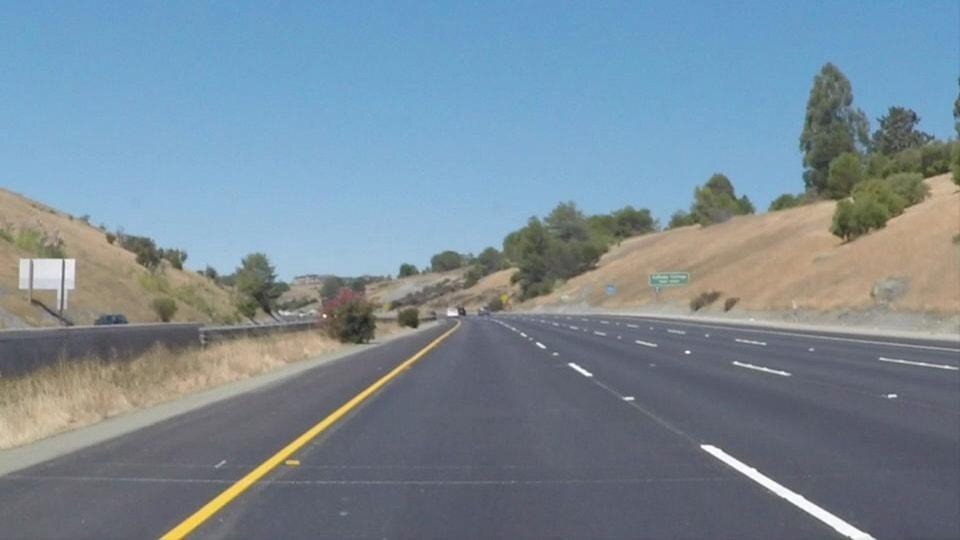
#> input picture Homework/HW 4 - 0316/data/YW1.jpg, 960 x 540 px, found by its file name
$ python 'main(Canny).py'
#> lines starting #> are read from the running program, lines starting #| are printed output that depends on the picture; after the words box and inside, x2 and y2 are one past the last pixel; in counts of white or black regions, pixels touching at a corner belong together
'''
This program uses the base of CannyEdge to detect yellow and white lane lines. There are many other solutions to this.
It also separates between left and right ROI giving the following color relationship:
    Left-Red Middle-Green Right-Blue

1. Opens the image. Transform into gray.
2. Extracts edges by CannyEdge.
3. Sums both detection masks and split into Right and Left masks.
4. In the function drawLines, HoughLinesP is used to find lines in both masks and draw the respective color .
    It also finds in function pointC an extention of the line, in order to give a better visualization of the drawn lines.
    Given 2 points by HoughLinesP, its calculated a 3 point with a given length.

5. Find the point where both lines intersect giving then an expected goal path. With that coordinate we can find the needed (X,Y) for the green line.
6. Find a cooresponding x for a given y in the line. Like this its possible to decide x (middle point) of the green line by calculating distLine1-distLine2/2.
7. Draw the green line as following.
    x1 y1: halfway point of both lane lines
    x2 y2: based on the end point of the lines and intersection of both lines.

8. Add the lines into the original frame.

Luca Medeiros 03/24/2020

'''

import cv2
import numpy as np


# HSV Parameters
low_yellow = np.array([18, 94, 140])
up_yellow = np.array([48, 255, 255])

sens = 25
low_white = np.array([0, 0, 255-sens])
up_white = np.array([255, sens, 255])


def intersect_helper(a) :
    b = np.empty_like(a)
    b[0] = -a[1]
    b[1] = a[0]
    return b

# Intersection of both lines (path target)
def seg_intersect(a1, a2, b1, b2) :
    da = a2-a1
    db = b2-b1
    dp = a1-b1
    dap = intersect_helper(da)
    denom = np.dot( dap, db)
    num = np.dot( dap, dp )

    # Returns x, y
    return (num / denom.astype(float))*db + b1

# Given 2 points, find a 3rd at certain distance
def pointC(p1, p2):
    lenAB = np.sqrt(np.power(p1[0] - p2[0], 2)+np.power(p1[1] - p2[1], 2))
    length = 220 - lenAB


    cx = p2[0] + (p2[0] - p1[0]) / lenAB * length
    cy = p2[1] + (p2[1] - p1[1]) / lenAB * length

    p1, p2 = p2, p1
    length = 220
    cx2 = p2[0] + (p2[0] - p1[0]) / lenAB * length
    cy2 = p2[1] + (p2[1] - p1[1]) / lenAB * length

    return cx, cy, cx2, cy2

def drawLines(line_image, mask, side):

    rho = 3 # distance resolution in pixels of the Hough grid
    theta = np.pi/180 # angular resolution in radians of the Hough grid
    threshold = 160     # minimum number of votes (intersections in Hough grid cell)
    min_line_length = 40  #minimum number of pixels making up a line
    max_line_gap = 150    # maximum gap in pixels between connectable line segments

    lines_ = cv2.HoughLinesP(mask, rho, theta, threshold, np.array([]), min_line_length, max_line_gap)
    dot1 = np.array([lines_[:][:][0][0][2], lines_[:][:][0][0][3]])
    dot2 = np.array([lines_[:][:][0][0][0], lines_[:][:][0][0][1]])

    if side == 'left':
        color = (0, 0, 255)
        # Swaps points in order to maintain format: dot1 being on the bottom and dot2 end of line
        dot1, dot2 = dot2, dot1

    elif side == 'right':
        color = (255, 0, 0)

    cx, cy, cx2, cy2 = pointC(dot1, dot2)
    cv2.line(line_image,(int(cx2), int(cy2)), (int(cx), int(cy)), color, 10)

    for line in lines_:
        for x1,y1,x2,y2 in line:
            cv2.line(line_image, (x1,y1), (x2,y2), color, 10)

    return line_image, dot1, dot2

def ROI(frame):
    # Mask ROI for left and right
    maskR_ = np.zeros_like(frame)
    maskL_ = np.zeros_like(frame)

    ignore_mask_color = 255

    imshape = frame.shape

    verticesL = np.array([[(0, imshape[0]),(int(imshape[1]/2), int(40+imshape[0]/2)), (int(imshape[0]/2), imshape[1]), (0, imshape[1])]], dtype=np.int32)
    verticesR = np.array([[(imshape[1], imshape[0]),(int(imshape[1]/2), int(40+imshape[0]/2)), (int(imshape[0]/2), imshape[1]), (imshape[1], imshape[1])]], dtype=np.int32)

    cv2.fillPoly(maskR_, verticesR, ignore_mask_color)
    cv2.fillPoly(maskL_, verticesL, ignore_mask_color)

    maskR = cv2.bitwise_and(frame, maskR_)
    maskL = cv2.bitwise_and(frame, maskL_)

    return maskL, maskR


frame = cv2.imread('data/YW1.jpg')
#> frame is the input picture: shape (540, 960, 3); mean B, G, R 151.6, 138.5, 120.9
line_image = np.copy(frame)*0 # creating a blank to draw lines on
#> line_image: shape (540, 960, 3); every value is 0
frame = cv2.GaussianBlur(frame, (5, 5), 0)

gray_image = cv2.cvtColor(frame, cv2.COLOR_BGR2GRAY)
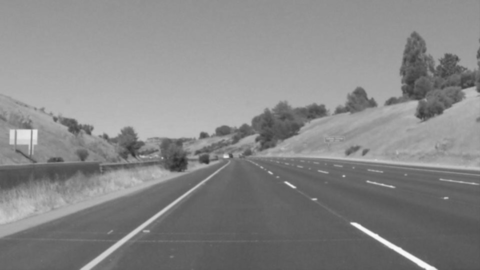
#> gray_image: shape (540, 960) (shown at 1/2 size); min 37, max 251, mean 134.8
canny_image = cv2.Canny(gray_image, 100, 200)
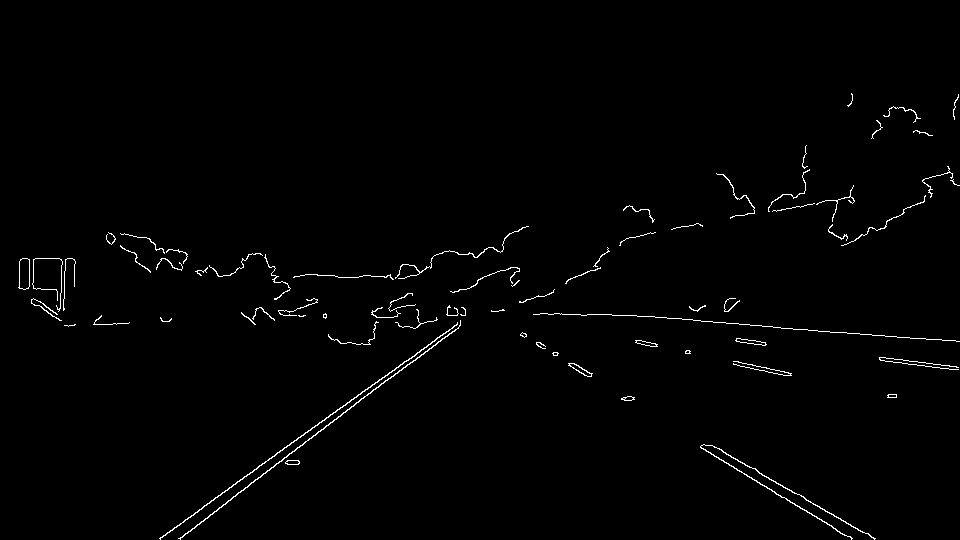
#> canny_image: shape (540, 960); 1.1% white in thin lines or dots, all inside (x1, y1, x2, y2) = (18, 93, 960, 540)

mask_left, mask_right = ROI(canny_image)
#> in ROI, `maskL = cv2.bitwise_and(frame, maskL_)`:
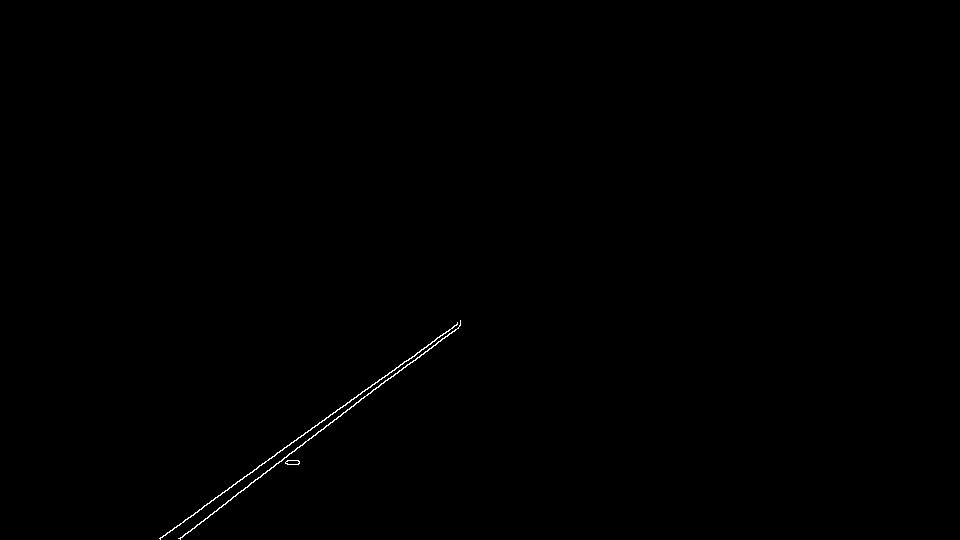
#> maskL: shape (540, 960); 0.2% white in thin lines or dots, all inside (x1, y1, x2, y2) = (159, 320, 461, 540)

cv2.imshow('finalL', mask_left)
cv2.imshow('fin3al', mask_right)

line_image, dotL1, dotL2 = drawLines(line_image, mask_left, 'left')
#> in drawLines, `lines_ = cv2.HoughLinesP(mask, rho, theta, threshold, np.array([]), mi..`: lines_ = [[228, 500, 460, 325], [160, 539, 460, 321], [159, 538, 460, 320]]
#> in drawLines, `dot1 = np.array([lines_[:][:][0][0][2], lines_[:][:][0][0][3]])`: dot1 = [460, 325]
#> in drawLines, `dot2 = np.array([lines_[:][:][0][0][0], lines_[:][:][0][0][1]])`: dot2 = [228, 500]
#> in drawLines, `dot1, dot2 = dot2, dot1`: dot2 = [460, 325]
#> in pointC, `lenAB = np.sqrt(np.power(p1[0] - p2[0], 2)+np.power(p1[1] - p2[1], 2))`: lenAB = 290.6
#> in pointC, `length = 220 - lenAB`: length = -70.6
#> in pointC, `cx = p2[0] + (p2[0] - p1[0]) / lenAB * length`: cx = 403.6
#> in pointC, `cy = p2[1] + (p2[1] - p1[1]) / lenAB * length`: cy = 367.5
#> in pointC, `p1, p2 = p2, p1`: p1 = [460, 325]; p2 = [228, 500]
#> in pointC, `cx2 = p2[0] + (p2[0] - p1[0]) / lenAB * length`: cx2 = 52.36
#> in pointC, `cy2 = p2[1] + (p2[1] - p1[1]) / lenAB * length`: cy2 = 632.5
#> in drawLines, `cx, cy, cx2, cy2 = pointC(dot1, dot2)`: cx = 403.6; cy = 367.5; cx2 = 52.36; cy2 = 632.5
#> the loop in drawLines, `for line in lines_:` made 3 passes
#> after the loop in drawLines, `for line in lines_:`:
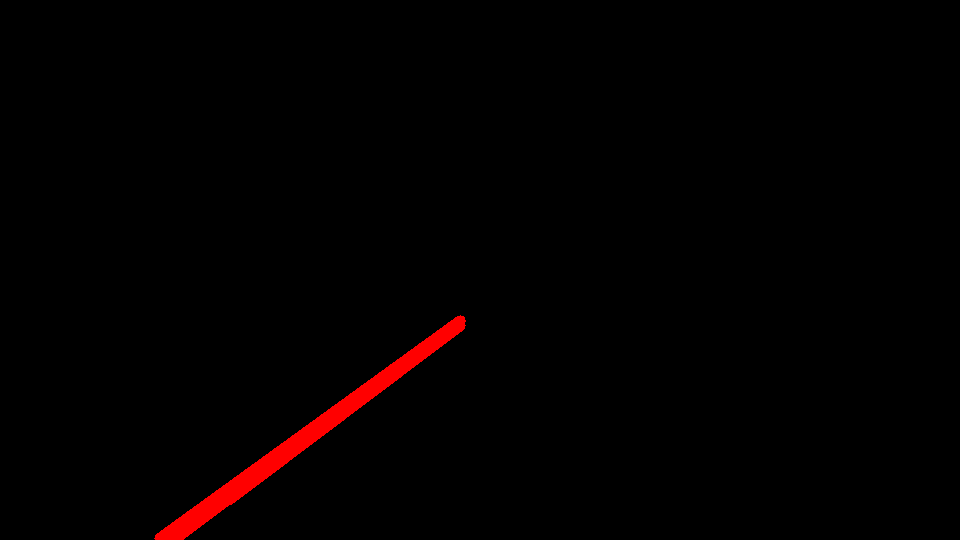
#> line_image: shape (540, 960, 3); mean B, G, R 0, 0, 3.3
#> dotL1 = [228, 500]; dotL2 = [460, 325]
line_image, dotR1, dotR2 = drawLines(line_image, mask_right, 'right')
#> call 2 of drawLines, with side = 'right'
#> in drawLines (call 2), `lines_ = cv2.HoughLinesP(mask, rho, theta, threshold, np.array([]), mi..`: lines_ = [[520, 334, 874, 538], [536, 344, 795, 505]]
#> in drawLines (call 2), `dot1 = np.array([lines_[:][:][0][0][2], lines_[:][:][0][0][3]])`: dot1 = [874, 538]
#> in drawLines (call 2), `dot2 = np.array([lines_[:][:][0][0][0], lines_[:][:][0][0][1]])`: dot2 = [520, 334]
#> in drawLines (call 2), `cx, cy, cx2, cy2 = pointC(dot1, dot2)`: cx = 683.4; cy = 428.2; cx2 = 1064.6; cy2 = 647.8
#> in drawLines (call 2), `cv2.line(line_image,(int(cx2), int(cy2)), (int(cx), int(cy)), color, 10)`:
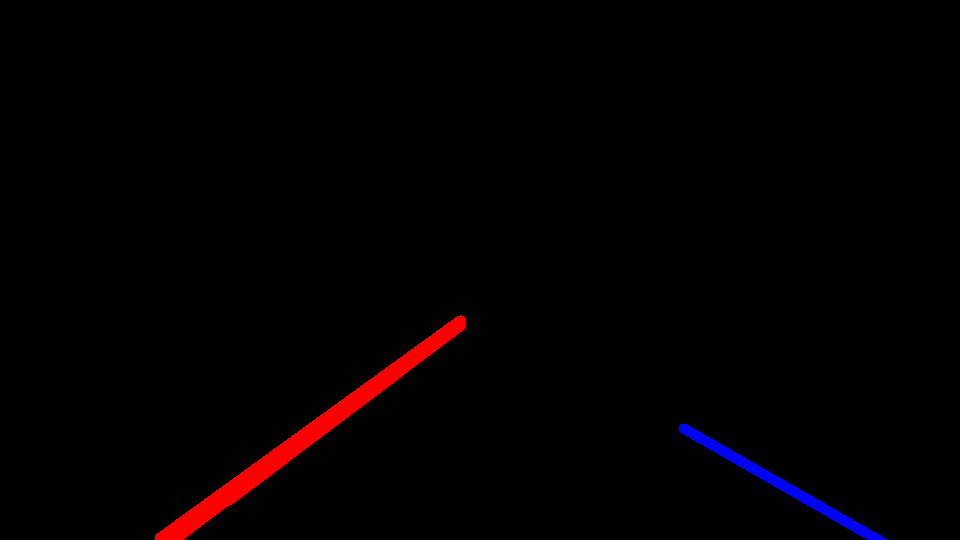
#> line_image: shape (540, 960, 3); 0.46% of pixels changed, all inside (x1, y1, x2, y2) = (678, 423, 887, 540)
#> the loop in drawLines (call 2), `for line in lines_:` made 2 passes
#> after the loop in drawLines (call 2), `for line in lines_:`:
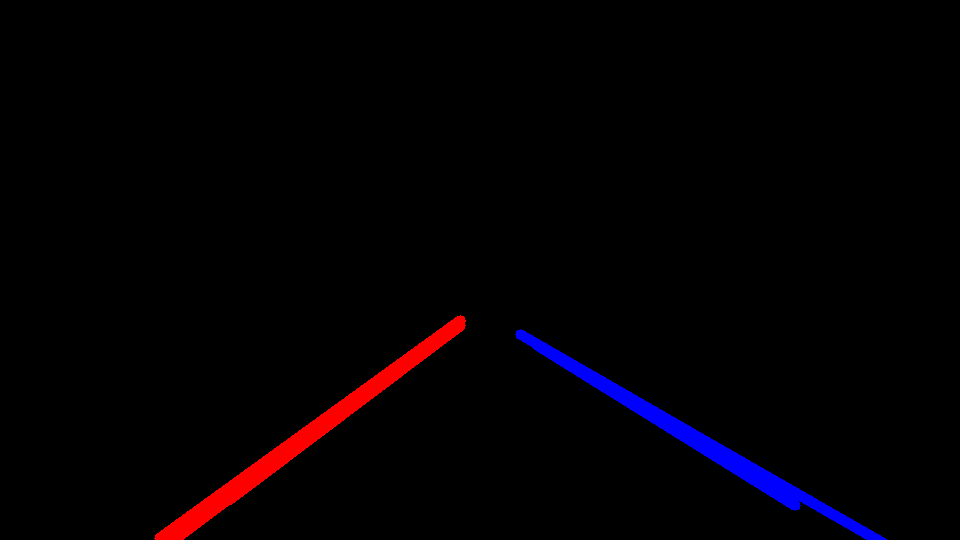
#> line_image: shape (540, 960, 3); 0.76% of pixels changed, all inside (x1, y1, x2, y2) = (515, 329, 867, 540)
#> dotR1 = [874, 538]; dotR2 = [520, 334]


inter = seg_intersect(dotL1, dotL2, dotR1, dotR2)
#> in seg_intersect, `da = a2-a1`: da = [232, -175]
#> in seg_intersect, `db = b2-b1`: db = [-354, -204]
#> in seg_intersect, `dp = a1-b1`: dp = [-646, -38]
#> in seg_intersect, `dap = intersect_helper(da)`: dap = [175, 232]
#> in seg_intersect, `denom = np.dot( dap, db)`: denom = -109278
#> in seg_intersect, `num = np.dot( dap, dp )`: num = -121866
#> inter = [479.2, 310.5]
cv2.circle(line_image,(int(inter[0]), dotL2[1]), 10, (255,160,255))
#> line_image: shape (540, 960, 3); 0.01% of pixels changed, all inside (x1, y1, x2, y2) = (469, 315, 490, 336)
y_findR = dotL1[1]
#> y_findR = 500
y_findL = dotR1[1]
#> y_findL = 538
slopeR = (dotR2[1] - dotR1[1])/(dotR2[0] - dotR1[0])
#> slopeR = 0.576
slopeL = (dotL2[1] - dotL1[1])/(dotL2[0] - dotL1[0])
#> slopeL = -0.754
x_of_yR = dotR1[0] + (y_findR - dotR1[1])/slopeR
#> x_of_yR = 808.1
x_of_yL = dotL1[0] + (y_findL - dotL1[1])/slopeL
#> x_of_yL = 177.6


cv2.line(line_image,(int(x_of_yL+((dotR1[0]-x_of_yL)/2)), dotR1[1]),(int(inter[0]), dotL2[1]), (0,255,0), 6)
#> line_image: shape (540, 960, 3); mean B, G, R 3.1, 0.8, 3.3


final = cv2.addWeighted(frame, 0.8, line_image, 1, 0)
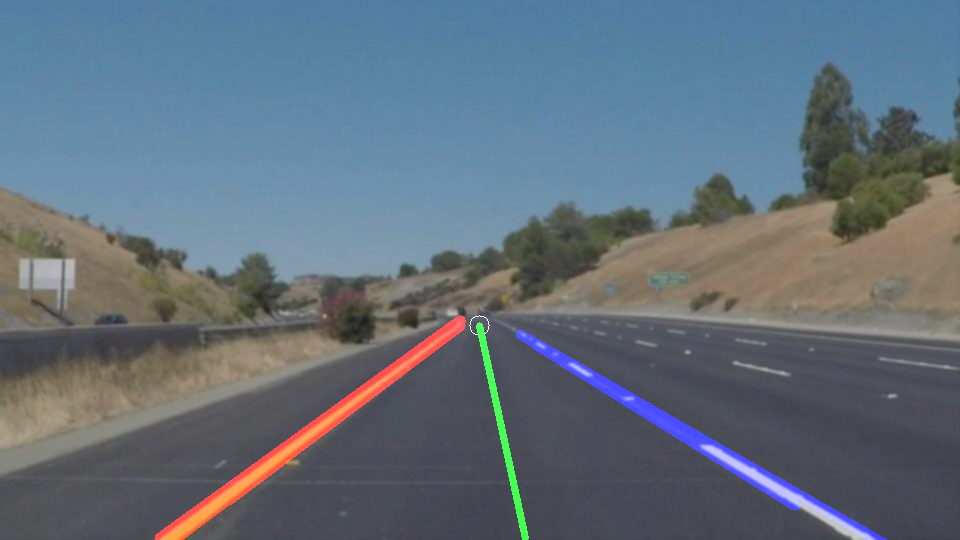
#> final: shape (540, 960, 3); mean B, G, R 123, 111.4, 98.4


cv2.imshow('final', final)
cv2.waitKey(0)

$ run again, with Homework/HW 4 - 0316/data/YW2.jpg copied over Homework/HW 4 - 0316/data/YW1.jpg
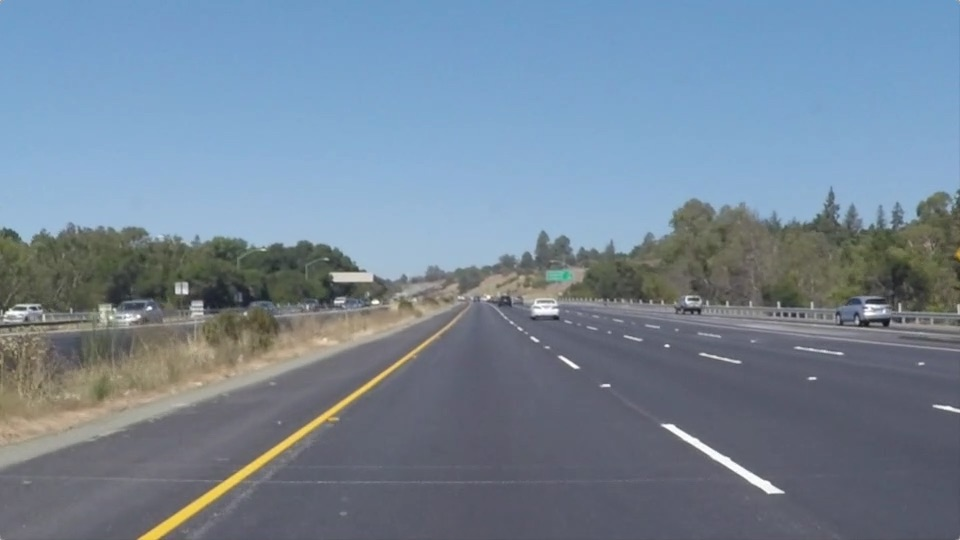
#> input picture Homework/HW 4 - 0316/data/YW2.jpg, 960 x 540 px, found by its file name
#> frame is the input picture: shape (540, 960, 3); mean B, G, R 150.8, 133.6, 116.5
#> canny_image: shape (540, 960); 1.1% white in thin lines or dots, all inside (x1, y1, x2, y2) = (0, 187, 960, 540)
#> maskR_: shape (540, 960); 12.3% white; 1 white region, box (x1, y1, x2, y2) and area: (406, 310, 959, 540) 63835
#> maskL_: shape (540, 960); 9% white; 1 white region, box (x1, y1, x2, y2) and area: (2, 310, 481, 540) 46814
#> maskR: shape (540, 960); 0.1% white in thin lines or dots, all inside (x1, y1, x2, y2) = (510, 324, 785, 494)
#> maskL: shape (540, 960); 0.2% white in thin lines or dots, all inside (x1, y1, x2, y2) = (138, 321, 457, 540)
#> lines_ = [[138, 539, 209, 490], [212, 501, 442, 328], [322, 422, 456, 321], [177, 513, 440, 329], [158, 538, 262, 465], [138, 538, 450, 327]]
#> in drawLines, `dot1 = np.array([lines_[:][:][0][0][2], lines_[:][:][0][0][3]])`: dot1 = [209, 490]
#> in drawLines, `dot2 = np.array([lines_[:][:][0][0][0], lines_[:][:][0][0][1]])`: dot2 = [138, 539]
#> in drawLines, `dot1, dot2 = dot2, dot1`: dot2 = [209, 490]
#> lenAB = 86.27
#> length = 133.7
#> in pointC, `cx = p2[0] + (p2[0] - p1[0]) / lenAB * length`: cx = 319.1
#> in pointC, `cy = p2[1] + (p2[1] - p1[1]) / lenAB * length`: cy = 414
#> p1 = [209, 490]; p2 = [138, 539]
#> in pointC, `cx2 = p2[0] + (p2[0] - p1[0]) / lenAB * length`: cx2 = -43.07
#> in pointC, `cy2 = p2[1] + (p2[1] - p1[1]) / lenAB * length`: cy2 = 664
#> in drawLines, `cx, cy, cx2, cy2 = pointC(dot1, dot2)`: cx = 319.1; cy = 414; cx2 = -43.07; cy2 = 664
#> the loop in drawLines, `for line in lines_:` made 6 passes
#> dotL1 = [138, 539]; dotL2 = [209, 490]
#> lines_ = [[522, 330, 783, 493]]
#> in drawLines (call 2), `dot1 = np.array([lines_[:][:][0][0][2], lines_[:][:][0][0][3]])`: dot1 = [783, 493]
#> in drawLines (call 2), `dot2 = np.array([lines_[:][:][0][0][0], lines_[:][:][0][0][1]])`: dot2 = [522, 330]
#> in drawLines (call 2), `cx, cy, cx2, cy2 = pointC(dot1, dot2)`: cx = 596.4; cy = 376.5; cx2 = 969.6; cy2 = 609.5
#> the loop in drawLines (call 2), `for line in lines_:` made 1 pass
#> after the loop in drawLines (call 2), `for line in lines_:`:
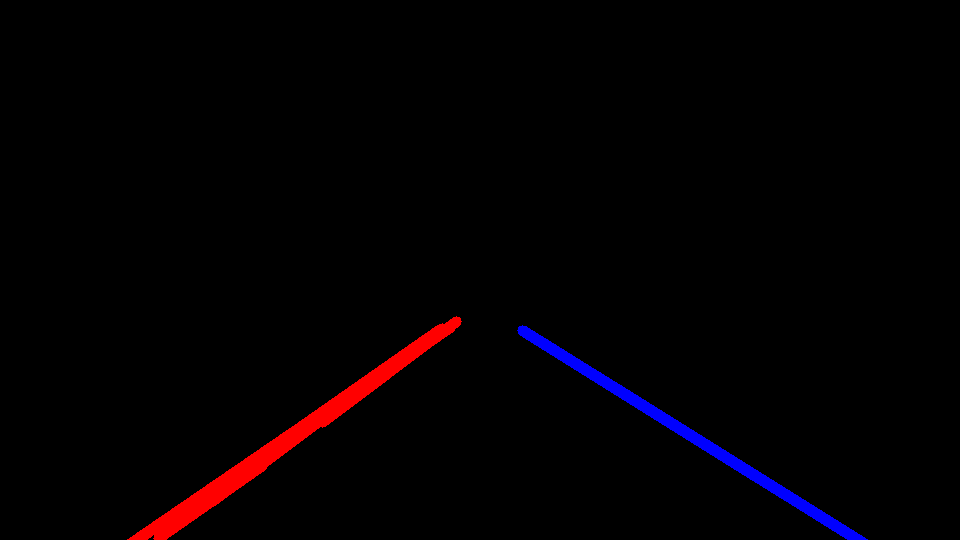
#> line_image: shape (540, 960, 3); mean B, G, R 2.2, 0, 3.5
#> dotR1 = [783, 493]; dotR2 = [522, 330]
#> da = [71, -49]
#> db = [-261, -163]
#> dp = [-645, 46]
#> dap = [49, 71]
#> denom = -24362
#> num = -28339
#> inter = [479.4, 303.4]
#> y_findR = 539
#> y_findL = 493
#> slopeR = 0.625
#> slopeL = -0.69
#> x_of_yR = 856.7
#> x_of_yL = 204.7
#> `final = cv2.addWeighted(frame, 0.8, line_image, 1, 0)`:
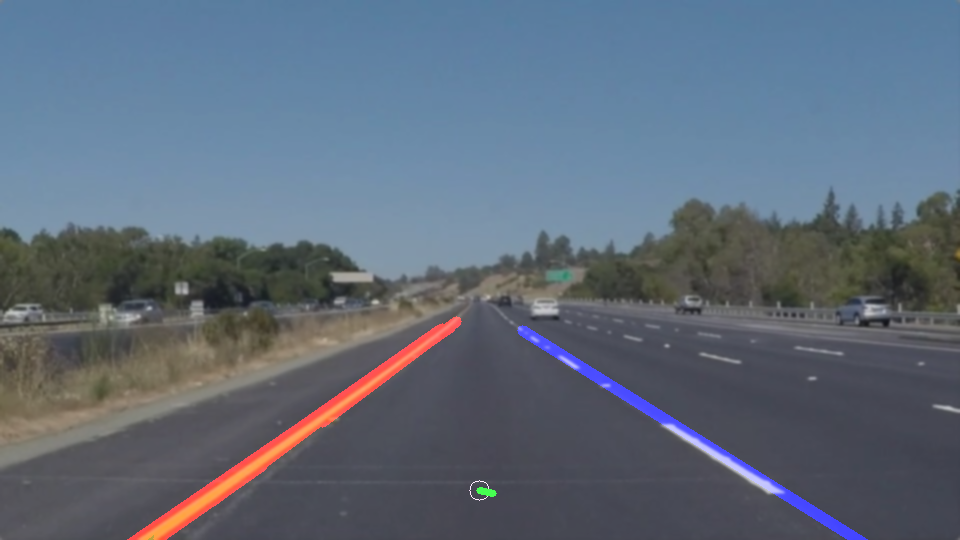
#> final: shape (540, 960, 3); mean B, G, R 121.9, 107, 95
